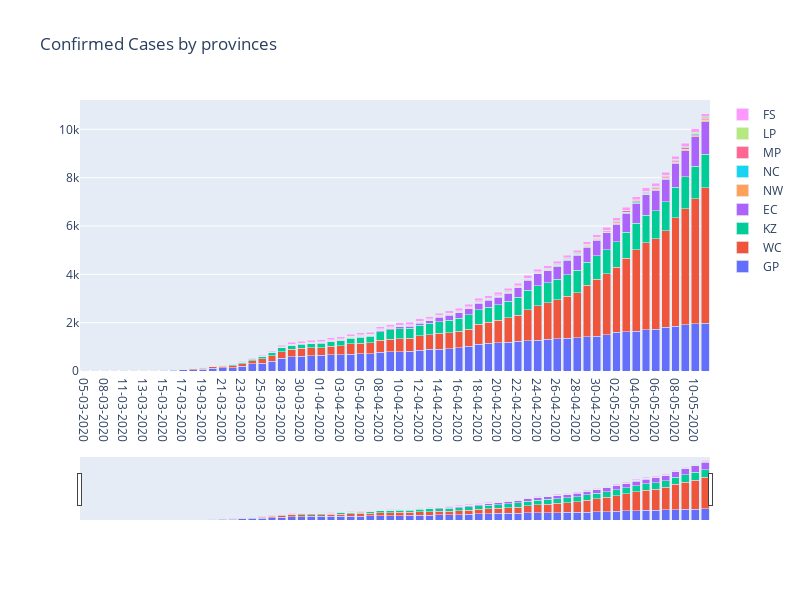

Notebook source saved alongside this figure:
### Code cell
fig = go.Figure(data=[
    go.Bar( name='GP',x=df_day.date, y=df_day.GP),
    go.Bar( name='WC',x=df_day.date, y=df_day.WC),
    go.Bar( name='KZ',x=df_day.date, y=df_day.KZN),
    go.Bar( name='EC',x=df_day.date, y=df_day.EC),
    go.Bar( name='NW',x=df_day.date, y=df_day.NW),
    go.Bar( name='NC',x=df_day.date, y=df_day.NC),
    go.Bar( name='MP',x=df_day.date, y=df_day.MP),
    go.Bar( name='LP',x=df_day.date, y=df_day.LP),
    go.Bar( name='FS',x=df_day.date, y=df_day.FS),
])
# Change the bar mode
fig.update_layout(barmode='stack',xaxis=dict(
    rangeslider=dict(
        visible = True)))
fig.update_layout(height=600, width=800, title_text="Confirmed Cases by provinces")
                            
fig.show()
